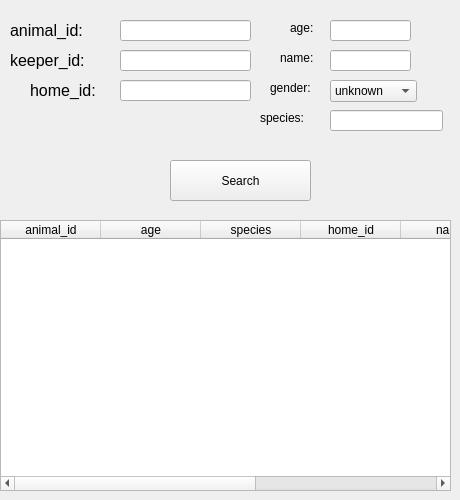
      <widget class="QWidget" name="viewAnimal_page">
       <property name="styleSheet">
        <string notr="true">#viewAnimal_page{background-color: rgb(255, 255, 255);}</string>
       </property>
       <widget class="QLabel" name="viewAnimal_text_label1">
        <property name="geometry">
         <rect>
          <x>10</x>
          <y>10</y>
          <width>101</width>
          <height>41</height>
         </rect>
        </property>
        <property name="font">
         <font>
          <pointsize>12</pointsize>
         </font>
        </property>
        <property name="text">
         <string>animal_id:</string>
        </property>
       </widget>
       <widget class="QLineEdit" name="viewAnimal_animalid_input_lineEdit">
        <property name="geometry">
         <rect>
          <x>120</x>
          <y>20</y>
          <width>131</width>
          <height>21</height>
         </rect>
        </property>
       </widget>
       <widget class="QLabel" name="viewAnimal_text_label2">
        <property name="geometry">
         <rect>
          <x>10</x>
          <y>40</y>
          <width>101</width>
          <height>41</height>
         </rect>
        </property>
        <property name="font">
         <font>
          <pointsize>12</pointsize>
         </font>
        </property>
        <property name="text">
         <string>keeper_id:</string>
        </property>
       </widget>
       <widget class="QLineEdit" name="viewAnimal_keeperid_input_lineEdit">
        <property name="geometry">
         <rect>
          <x>120</x>
          <y>50</y>
          <width>131</width>
          <height>21</height>
         </rect>
        </property>
       </widget>
       <widget class="QLabel" name="viewAnimal_text_label3">
        <property name="geometry">
         <rect>
          <x>30</x>
          <y>70</y>
          <width>81</width>
          <height>41</height>
         </rect>
        </property>
        <property name="font">
         <font>
          <pointsize>12</pointsize>
         </font>
        </property>
        <property name="text">
         <string>home_id:</string>
        </property>
       </widget>
       <widget class="QLineEdit" name="viewAnimal_homeid_input_lineEdit">
        <property name="geometry">
         <rect>
          <x>120</x>
          <y>80</y>
          <width>131</width>
          <height>21</height>
         </rect>
        </property>
       </widget>
       <widget class="QLabel" name="viewAnimal_text_label4">
        <property name="geometry">
         <rect>
          <x>290</x>
          <y>20</y>
          <width>31</width>
          <height>16</height>
         </rect>
        </property>
        <property name="text">
         <string>age:</string>
        </property>
       </widget>
       <widget class="QLineEdit" name="viewAnimal_age_input_lineEdit">
        <property name="geometry">
         <rect>
          <x>330</x>
          <y>20</y>
          <width>81</width>
          <height>21</height>
         </rect>
        </property>
       </widget>
       <widget class="QLabel" name="viewAnimal_text_label5">
        <property name="geometry">
         <rect>
          <x>280</x>
          <y>50</y>
          <width>41</width>
          <height>16</height>
         </rect>
        </property>
        <property name="text">
         <string>name:</string>
        </property>
       </widget>
       <widget class="QLineEdit" name="viewAnimal_name_input_lineEdit">
        <property name="geometry">
         <rect>
          <x>330</x>
          <y>50</y>
          <width>81</width>
          <height>21</height>
         </rect>
        </property>
       </widget>
       <widget class="QLabel" name="viewAnimal_text_label6">
        <property name="geometry">
         <rect>
          <x>270</x>
          <y>80</y>
          <width>61</width>
          <height>16</height>
         </rect>
        </property>
        <property name="text">
         <string>gender:</string>
        </property>
       </widget>
       <widget class="QComboBox" name="viewAnimal_gender_input_comboBox">
        <property name="geometry">
         <rect>
          <x>330</x>
          <y>80</y>
          <width>87</width>
          <height>22</height>
         </rect>
        </property>
        <item>
         <property name="text">
          <string>unknown</string>
         </property>
        </item>
        <item>
         <property name="text">
          <string>male</string>
         </property>
        </item>
        <item>
         <property name="text">
          <string>female</string>
         </property>
        </item>
       </widget>
       <widget class="QLabel" name="viewAnimal_text_label7">
        <property name="geometry">
         <rect>
          <x>260</x>
          <y>110</y>
          <width>71</width>
          <height>16</height>
         </rect>
        </property>
        <property name="text">
         <string>species:</string>
        </property>
       </widget>
       <widget class="QLineEdit" name="viewAnimal_species_input_lineEdit">
        <property name="geometry">
         <rect>
          <x>330</x>
          <y>110</y>
          <width>113</width>
          <height>21</height>
         </rect>
        </property>
       </widget>
       <widget class="QPushButton" name="viewAnimal_search_pushButton">
        <property name="geometry">
         <rect>
          <x>170</x>
          <y>160</y>
          <width>141</width>
          <height>41</height>
         </rect>
        </property>
        <property name="text">
         <string>Search</string>
        </property>
       </widget>
       <widget class="QTableWidget" name="viewAnimal_animalDisplay_tableWidget">
        <property name="geometry">
         <rect>
          <x>0</x>
          <y>220</y>
          <width>451</width>
          <height>271</height>
         </rect>
        </property>
        <column>
         <property name="text">
          <string>animal_id</string>
         </property>
        </column>
        <column>
         <property name="text">
          <string>age</string>
         </property>
        </column>
        <column>
         <property name="text">
          <string>species</string>
         </property>
        </column>
        <column>
         <property name="text">
          <string>home_id</string>
         </property>
        </column>
        <column>
         <property name="text">
          <string>name</string>
         </property>
        </column>
        <column>
         <property name="text">
          <string>keeper_id</string>
         </property>
        </column>
        <column>
         <property name="text">
          <string>gender</string>
         </property>
        </column>
       </widget>
      </widget>
